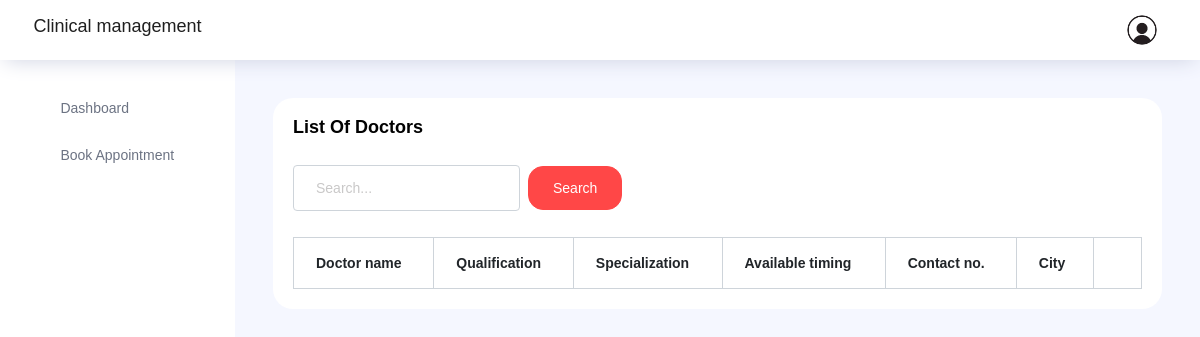
/doctor_appo/2, run on an earlier commit of the app's database.
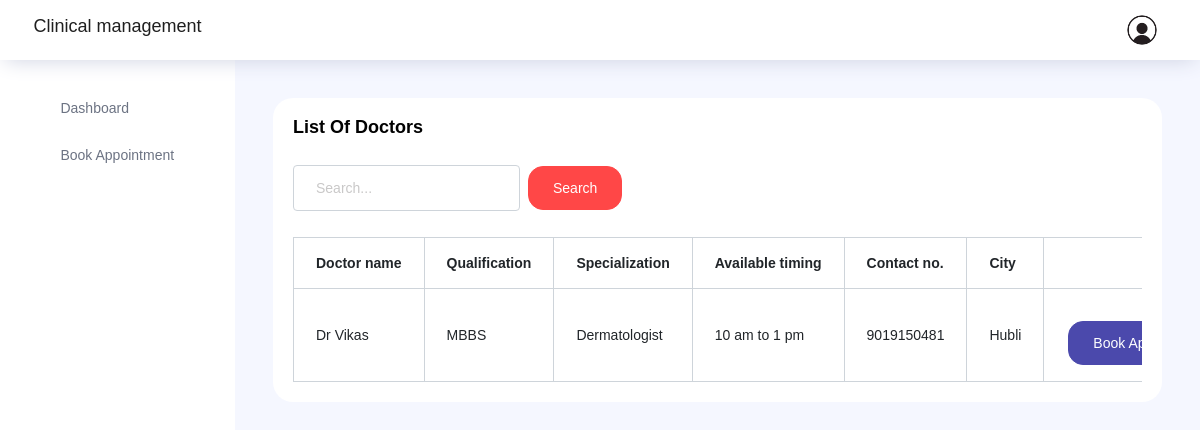
And on a later commit of the database.
### users/models.py (models this page shows)
class NewUser(AbstractUser):
    user_type = models.CharField(max_length=100, default='patient')
    phone_no = models.CharField(max_length=100, default='employee')
    address = models.CharField(max_length=100, default='employee')
    city = models.CharField(max_length=100, default='employee')
    qualification=models.CharField(max_length=100, default=' ')
    specialization=models.CharField(max_length=100, default=' ')
    available_timings=models.CharField(max_length=100, default=' ')
    added_by=models.CharField(max_length=100, default=' ')

### users/views.py (the view)
# urls.py: path('doctor_appo/<int:id>',views.doctor_appo, name="doctor_appo"),
def doctor_appo(request,id):
    doctors=NewUser.objects.filter(user_type='doctor',added_by=id)
    return render(request,'doctor_appo.html',{'doctors':doctors})

### users/templates/doctor_appo.html (shortened to what this page needs)
{% extends 'base2.html' %}
{% block content %}
<div class="main-panel">
    <div class="content-wrapper">
        <div class="row">
<div class="col-lg-12 grid-margin stretch-card">
    <div class="card">
      <div class="card-body">
        <h4 class="card-title">List of doctors</h4>
        <div class="header-container">
          <div class="search-container">
            <form id="searchForm" method="get" action="" class="form-inline">
              <div class="form-group">
                <input type="text" name="search" class="form-control mr-2" placeholder="Search..." value="{{ search_query }}">
                <button type="submit" class="btn btn-danger">Search</button>
              </div>
            </form>
          </div>
        </div>
        <div class="table-responsive pt-3">
          <table class="table table-bordered">
            <thead>
              <tr>
                <th>Doctor name</th>
                <th>Qualification</th>
                <th>Specialization</th>
                <th>Available timing</th>
                <th>Contact no.</th>
                <th>City</th>
                <th></th>
              </tr>
            </thead>
            <tbody>
              {% for x in doctors %}
                <tr>
                  <td>{{ x.first_name }}</td>
                  <td>{{ x.qualification }}</td>
                  <td>{{ x.specialization }}</td>
                  <td>{{ x.available_timings }}</td>
                  <td>{{ x.phone_no }}</td>
                  <td>{{ x.city }}</td>
                  <td class="px-4 py-3">
                    <a href="/doctor_appo/{{x.id}}">
                        <button class="btn btn-primary mt-3">Book Appointment</button></a>
                </td>
                </tr>
              {% endfor %}
            </tbody>
          </table>
        </div>
      </div>
    </div>
  </div>
</div>
</div>
</div>
{% endblock %}

### users/templates/base2.html (shortened to what this page needs)
<!DOCTYPE html>
<html lang="en">
<head>
  <link rel="stylesheet" href="/static/assets/vendors/feather/feather.css">
  <link rel="stylesheet" href="/static/assets/vendors/ti-icons/css/themify-icons.css">
  <link rel="stylesheet" href="/static/assets/vendors/css/vendor.bundle.base.css">
  <link rel="stylesheet" href="/static/assets/vendors/datatables.net-bs4/dataTables.bootstrap4.css">
  <link rel="stylesheet" href="/static/assets/vendors/ti-icons/css/themify-icons.css">
  <link rel="stylesheet" type="text/css" href="/static/assets/js/select.dataTables.min.css">
  <link rel="stylesheet" href="/static/assets/css/vertical-layout-light/style.css">
  <link rel="stylesheet" href="https://cdnjs.cloudflare.com/ajax/libs/font-awesome/6.0.0-beta3/css/all.min.css">
</head>
<body>
  <div class="container-scroller">
    <nav class="navbar col-lg-12 col-12 p-0 fixed-top d-flex flex-row">
      <div class="text-center navbar-brand-wrapper d-flex align-items-center justify-content-center">
        <h4>Clinical management</h4>
      </div>
      <div class="navbar-menu-wrapper d-flex align-items-center justify-content-end">
        <ul class="navbar-nav navbar-nav-right">
          <li class="nav-item nav-profile dropdown">
            <a class="nav-link dropdown-toggle" href="#" data-toggle="dropdown" id="profileDropdown">
              <img src="/static/assets/images/user1.jpg" alt="profile"/>
            </a>
          </li>
        </ul>
      </div>
    </nav>
    <div class="container-fluid page-body-wrapper">
        <nav class="sidebar sidebar-offcanvas" id="sidebar">
          <ul class="nav">
            <li class="nav-item">
              <a class="nav-link" href="/patient_db">
                <i class="icon-grid menu-icon"></i>
                <span class="menu-title">Dashboard</span>
              </a>
            </li>
            <li class="nav-item">
                <a class="nav-link" href="/book_appointment">
                  <i class="icon-grid menu-icon"></i>
                  <span class="menu-title">Book Appointment</span>
                </a>
              </li>
          </ul>
        </nav>
    {% block content %}
    {% endblock %}
</div>
</div>
</body>
</html>

### users/templates/doctor_appo.html (style rules this page uses)
.header-container { display: flex; justify-content: space-between; align-items: center; padding: 10px 0; }
.search-container, .filter-container { display: flex; align-items: center; }
.search-container .form-control { margin-right: 10px; }

What changed in the data, as far as the page shows it:
now on this page (row edited): NewUser: first_name "Dr Vikas", qualification "MBBS", specialization "Dermatologist", available_timings "10 am to 1 pm", phone_no "9019150481", city "Hubli"
